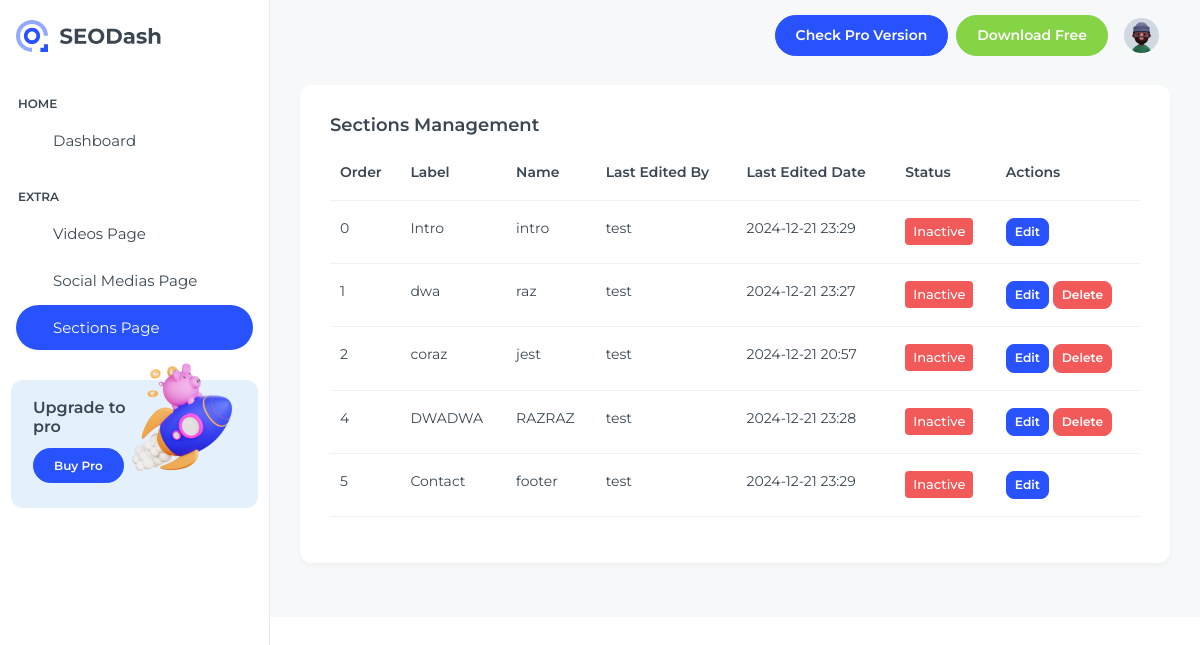
/sections/ (signed in), run on an earlier commit of the app's database.
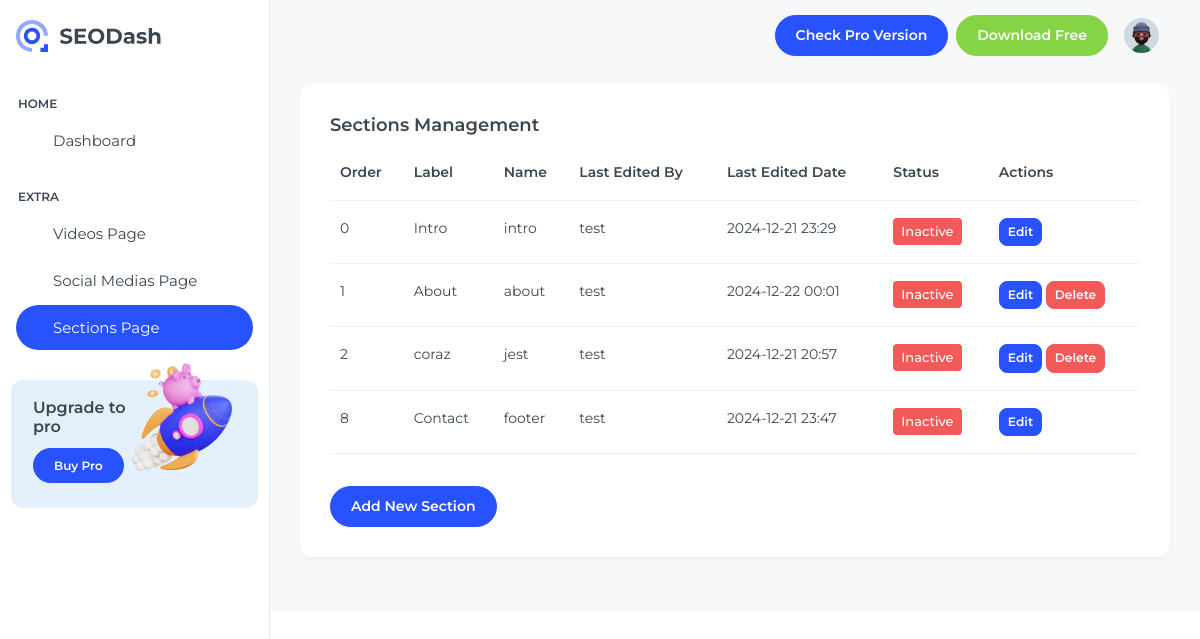
And on a later commit of the database.
### dashboard/models.py (models this page shows, shortened)
class Section(models.Model):
    id = models.AutoField(primary_key=True)
    is_active = models.BooleanField(default=False)
    order_number = models.SmallIntegerField(null=False)
    name = models.CharField(max_length=30, null=False)
    label = models.CharField(max_length=10, null=False)
    content = models.TextField()
    last_edited_by = models.ForeignKey(
        "auth.User", on_delete=models.CASCADE, related_name="edited_sections"
    )
    last_edited_date = models.DateTimeField(auto_now=True)
    class Meta:
        db_table = "sections"
        ordering = ["order_number"]
        constraints = [
            models.UniqueConstraint(
                fields=["order_number"], name="unique_section_order"
            )
        ]

### dashboard/views.py (the view)
# urls.py: path('sections/', views.sections_page, name='sections-page'),
@login_required
def sections_page(request):
    sections = Section.objects.all().order_by("order_number")
    return render(
        request, "SEODash-main/src/html/sections-page.html", {"sections": sections}
    )

### dashboard/templatetags/section_filters.py (called while the page is built)
@register.filter
def get_header_part(content, part):
    try:
        soup = BeautifulSoup(content, 'html.parser')
        if part == 'pretitle':
            return soup.select_one('.section-header__pretitle').get_text(strip=True)
        elif part == 'primary':
            return soup.select_one('.section-header__primary h2').get_text(strip=True)
        elif part == 'secondary':
            return soup.select_one('.section-header__secondary p').get_text(strip=True)
    except:
        return ''

@register.filter
def get_list_items(content):
    try:
        soup = BeautifulSoup(content, "html.parser")
        items = []
        for item in soup.select(".list-block__item"):
            title_element = item.select_one(".list-block__title h3")
            content_element = item.select_one(".list-block__text")
            if title_element and content_element:
                items.append(
                    {
                        "title": title_element.get_text(strip=True),
                        "content": "".join(
                            str(tag) for tag in content_element.contents
                        ).strip(),
                    }
                )
        return items
    except Exception as e:
        print(f"Error parsing list items: {e}")
        return []

@register.filter
def get_footer_part(content, part):
    if not content:
        return ""
    patterns = {
        "pretitle": r'<h3[^>]*class="[^"]*section-header__pretitle[^"]*"[^>]*>(.*?)</h3>',
        "primary": r'<div[^>]*class="[^"]*section-header__primary[^"]*"[^>]*>(.*?)</div>',
        "secondary": r'<div[^>]*class="[^"]*section-header__secondary[^"]*"[^>]*>(.*?)</div>',
    }
    if part in patterns:
        match = re.search(patterns[part], content, re.DOTALL | re.IGNORECASE)
        if match:
            return match.group(1).strip()
    return ""

### dashboard/templates/SEODash-main/src/html/sections-page.html (shortened to what this page needs)
{% load static %}
{% load section_filters %}
<!DOCTYPE html>
<html lang="en">
  <head>
    <link
      rel="stylesheet"
      href="{% static 'libs/simplebar/dist/simplebar.min.css' %}"
    />
    <link rel="stylesheet" href="{% static 'css/styles.min.css' %}" />
  </head>
  <body>
    <div
      class="page-wrapper"
      id="main-wrapper"
      data-layout="vertical"
      data-navbarbg="skin6"
      data-sidebartype="full"
      data-sidebar-position="fixed"
      data-header-position="fixed"
    >
      <aside class="left-sidebar">
        <div>
          <div
            class="brand-logo d-flex align-items-center justify-content-between"
          >
            <a href="{% url 'dashboard' %}" class="text-nowrap logo-img">
              <img src="{% static 'images/logos/logo-light.svg' %}" alt="" />
            </a>
          </div>
          <nav class="sidebar-nav scroll-sidebar" data-simplebar="">
            <ul id="sidebarnav">
              <li class="nav-small-cap">
                <span class="hide-menu">Home</span>
              </li>
              <li class="sidebar-item">
                <a
                  class="sidebar-link"
                  href="{% url 'dashboard' %}"
                  aria-expanded="false"
                >
                  <span>
                  </span>
                  <span class="hide-menu">Dashboard</span>
                </a>
              </li>
              <li class="nav-small-cap">
                <span class="hide-menu">EXTRA</span>
              </li>
              <li class="sidebar-item">
                <a
                  class="sidebar-link"
                  href="{% url 'videos-page' %}"
                  aria-expanded="false"
                >
                  <span>
                  </span>
                  <span class="hide-menu">Videos Page</span>
                </a>
              </li>
              <li class="sidebar-item">
                <a
                  class="sidebar-link"
                  href="{% url 'social-medias-page' %}"
                  aria-expanded="false"
                >
                  <span>
                  </span>
                  <span class="hide-menu">Social Medias Page</span>
                </a>
              </li>
              <li class="sidebar-item">
                <a
                  class="sidebar-link"
                  href="{% url 'sections-page' %}"
                  aria-expanded="false"
                >
                  <span>
                  </span>
                  <span class="hide-menu">Sections Page</span>
                </a>
              </li>
            </ul>
            <div
              class="unlimited-access hide-menu bg-primary-subtle position-relative mb-7 mt-7 rounded-3"
            >
              <div class="d-flex">
                <div class="unlimited-access-title me-3">
                  <h6 class="fw-semibold fs-4 mb-6 text-dark w-75">
                    Upgrade to pro
                  </h6>
                  <a
                    href="#"
                    target="_blank"
                    class="btn btn-primary fs-2 fw-semibold lh-sm"
                    >Buy Pro</a
                  >
                </div>
                <div class="unlimited-access-img">
                  <img
                    src="{% static 'images/backgrounds/rocket.png' %}"
                    alt=""
                    class="img-fluid"
                  />
                </div>
              </div>
            </div>
          </nav>
        </div>
      </aside>
      <div class="body-wrapper">
        <header class="app-header">
          <nav class="navbar navbar-expand-lg navbar-light">
            <div
              class="navbar-collapse justify-content-end px-0"
              id="navbarNav"
            >
              <ul
                class="navbar-nav flex-row ms-auto align-items-center justify-content-end"
              >
                <a href="#" target="_blank" class="btn btn-primary me-2"
                  ><span class="d-none d-md-block">Check Pro Version</span>
                  <span class="d-block d-md-none">Pro</span></a
                >
                <a href="#" target="_blank" class="btn btn-success"
                  ><span class="d-none d-md-block">Download Free </span>
                  <span class="d-block d-md-none">Free</span></a
                >
                <li class="nav-item dropdown">
                  <a
                    class="nav-link nav-icon-hover"
                    href="javascript:void(0)"
                    id="drop2"
                    data-bs-toggle="dropdown"
                    aria-expanded="false"
                  >
                    <img
                      src="{% static 'images/profile/user-1.jpg' %}"
                      alt=""
                      width="35"
                      height="35"
                      class="rounded-circle"
                    />
                  </a>
                </li>
              </ul>
            </div>
          </nav>
        </header>
        <div class="container-fluid">
          <div class="card mb-4">
            <div class="card-body">
              <h5 class="card-title fw-semibold">Sections Management</h5>
              {% if sections %}
              <div class="table-responsive">
                <table class="table">
                  <thead>
                    <tr>
                      <th>Order</th>
                      <th>Label</th>
                      <th>Name</th>
                      <th>Last Edited By</th>
                      <th>Last Edited Date</th>
                      <th>Status</th>
                      <th>Actions</th>
                    </tr>
                  </thead>
                  <tbody>
                    {% for section in sections %}
                    <tr>
                      <td>{{ section.order_number }}</td>
                      <td>{{ section.label }}</td>
                      <td>{{ section.name }}</td>
                      <td>{{ section.last_edited_by.username }}</td>
                      <td>{{ section.last_edited_date|date:"Y-m-d H:i" }}</td>
                      <td>
                        {% if section.is_active %}
                        <span class="badge bg-success">Active</span>
                        {% else %}
                        <span class="badge bg-danger">Inactive</span>
                        {% endif %}
                      </td>
                      <td>
                          <button
                              type="button"
                              class="btn btn-primary btn-sm"
                              data-bs-toggle="modal"
                              data-bs-target="#editModal{{ section.id }}"
                          >
                              Edit
                          </button>
                          {% if section.name != 'intro' and section.name != 'footer' %}
                              <form
                                  method="post"
                                  action="{% url 'delete_section' section.id %}"
                                  class="d-inline"
                              >
                                  <button type="submit" class="btn btn-danger btn-sm">
                                      Delete
                                  </button>
                              </form>
                          {% endif %}
                      </td>
                    </tr>
                    {% endfor %}
                  </tbody>
                </table>
              </div>
              {% else %}
              <p class="text-muted">No sections available.</p>
              {% endif %}
              {% if sections|length < 5 %}
              <button
                type="button"
                class="btn btn-primary mt-3"
                data-bs-toggle="modal"
                data-bs-target="#addNewModal"
              >
                Add New Section
              </button>
              {% endif %}
            </div>
          </div>
        </div>
      </div>
    </div>
  </body>
</html>

What changed in the data, as far as the page shows it:
removed Section: order_number "4", label "DWADWA", name "RAZRAZ", last_edited_by.username "test", last_edited_date "2024-12-21 23:28", is_active "Inactive", shows "Delete"
changed Section: label "dwa" → "About"; name "raz" → "about"; last_edited_date "2024-12-21 23:27" → "2024-12-22 00:01"
changed Section "Contact": order_number "5" → "8"; last_edited_date "2024-12-21 23:29" → "2024-12-21 23:47"
Also different on the page:
text now shown: "Add New Section"
